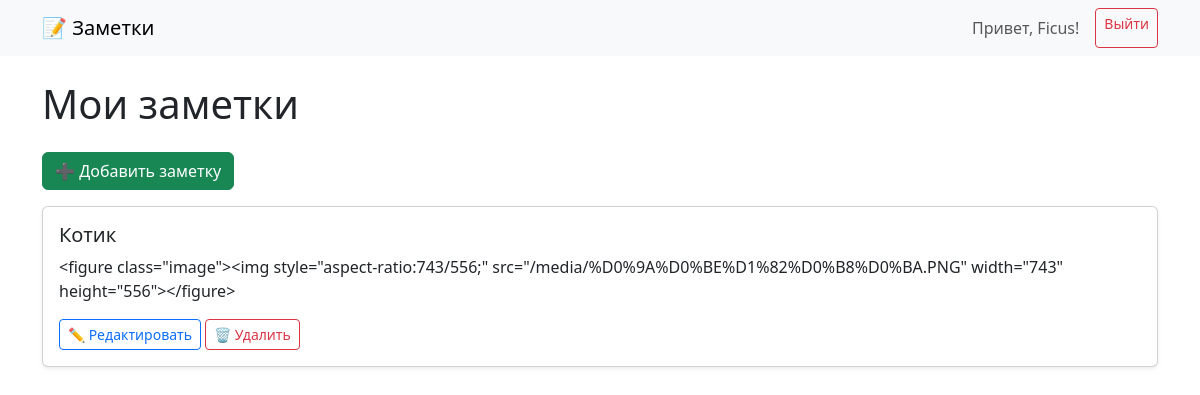
The app's page / (signed in) with its own data.
### notes/models.py (models this page shows, shortened)
class Note(models.Model):
    user = models.ForeignKey(User, on_delete=models.CASCADE)
    title = models.CharField(max_length=200)
    content = CKEditor5Field('Content', config_name='default')  # Используем CKEditor5Field
    image = models.ImageField(upload_to='note_images/', blank=True, null=True)
    created_at = models.DateTimeField(auto_now_add=True)

### notes/views.py (the view)
# urls.py: path('', views.home, name='home'),
def home(request):
    if request.user.is_authenticated:
        notes = Note.objects.filter(user=request.user).order_by('-created_at')
        return render(request, 'home.html', {'notes': notes})
    else:
        guest_notes = [
            {"title": "Добро пожаловать!", "content": "Зарегистрируйтесь, чтобы сохранять свои заметки."},
            {"title": "Пример заметки", "content": "Это демо-заметка. Зарегистрируйтесь, чтобы создать свою!"},
        ]
        return render(request, 'home.html', {'notes': guest_notes, 'guest_mode': True})

### templates/home.html (shortened to what this page needs)
{% extends 'base.html' %}
{% block content %}
{% if user.is_authenticated %}
  <h1 class="mb-4">Мои заметки</h1>
  <a class="btn btn-success mb-3" href="{% url 'add_note' %}">➕ Добавить заметку</a>
  {% if notes %}
    {% for note in notes %}
      <div class="card mb-3 shadow-sm">
        <div class="card-body">
          <h5 class="card-title">{{ note.title }}</h5>
          <p class="card-text">{{ note.content }}</p>
          <a href="{% url 'edit_note' note.id %}" class="btn btn-sm btn-outline-primary">✏️ Редактировать</a>
          <form action="{% url 'delete_note' note.id %}" method="post" style="display: inline;">
            <button type="submit" class="btn btn-sm btn-outline-danger">🗑️ Удалить</button>
          </form>
        </div>
      </div>
    {% endfor %}
  {% else %}
    <p>У вас пока нет заметок. Создайте первую!</p>
  {% endif %}
{% endif %}
{% endblock %}

### templates/base.html (shortened to what this page needs)
<!DOCTYPE html>
<html lang="ru">
<head>
    <link href="https://cdn.jsdelivr.net/npm/bootstrap@5.3.3/dist/css/bootstrap.min.css" rel="stylesheet">
    {% load static %}
</head>
<body>
    <nav class="navbar navbar-expand-lg navbar-light bg-light mb-4">
        <div class="container">
            <a class="navbar-brand" href="{% url 'home' %}">📝 Заметки</a>
            <div class="d-flex ms-auto">
                {% if user.is_authenticated %}
                    <span class="navbar-text me-3">Привет, {{ user.username }}!</span>
                    <a class="btn btn-outline-danger btn-sm" href="{% url 'logout' %}">Выйти</a>
                {% else %}
                    <a class="btn btn-outline-primary btn-sm me-2" href="{% url 'login' %}">Вход</a>
                    <a class="btn btn-outline-success btn-sm" href="{% url 'register' %}">Регистрация</a>
                {% endif %}
            </div>
        </div>
    </nav>
    <div class="container">
        {% block content %}{% endblock %}
    </div>

### records on screen
Note: title "Котик", content "<figure class=\"image\"><img style=\"aspect-ratio:743/556;\" src=\"/media/%D0%9A%D0%BE%D1%82%D0%B8%D0%BA.PNG\" width=\"743\" height=\"556\"></figure>"

### other values on screen
{{ user.username }} "Ficus"
